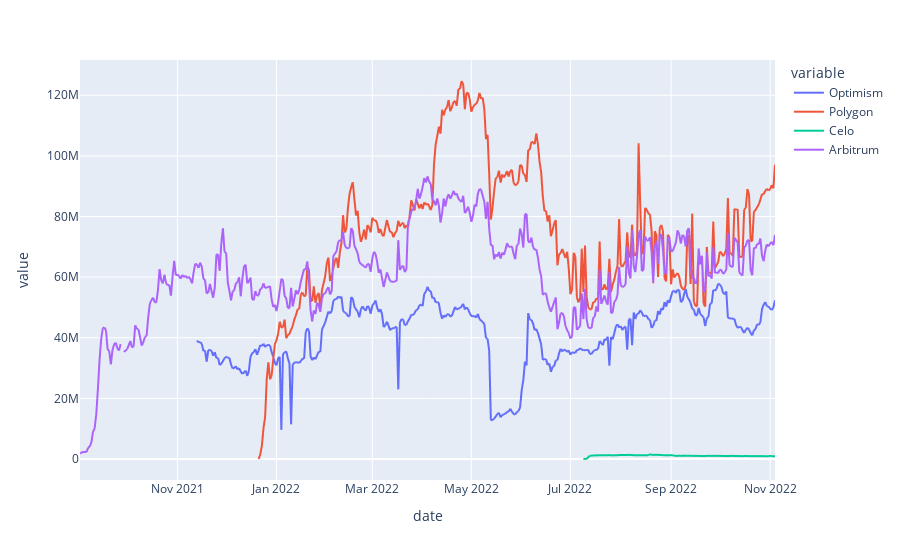

Source (notebook cell):
### Code cell
px.line(tvl_No_ETH[tvls_df_No_ETH.date > '2021-09-01'], x='date', 
        y=[x for x in tvl_No_ETH.columns if x != 'date'])

### Figure 1 — Plotly figure (JSON) as saved in the notebook; plotly's stock layout.template omitted (floating-point values rounded to 4 significant figures; data arrays with more than 128 entries replaced by an {"elided": "..."} marker saying what was removed)
{"data": [{"hovertemplate": "variable=Optimism<br>date=%{x}<br>value=%{y}<extra></extra>", "legendgroup": "Optimism", "line": {"color": "#636efa", "dash": "solid"}, "marker": {"symbol": "circle"}, "mode": "lines", "name": "Optimism", "showlegend": true, "type": "scattergl", "x": {"elided": "429 str values"}, "xaxis": "x", "y": {"elided": "429 float values"}, "yaxis": "y"}, {"hovertemplate": "variable=Polygon<br>date=%{x}<br>value=%{y}<extra></extra>", "legendgroup": "Polygon", "line": {"color": "#EF553B", "dash": "solid"}, "marker": {"symbol": "circle"}, "mode": "lines", "name": "Polygon", "showlegend": true, "type": "scattergl", "x": {"elided": "429 str values"}, "xaxis": "x", "y": {"elided": "429 float values"}, "yaxis": "y"}, {"hovertemplate": "variable=Celo<br>date=%{x}<br>value=%{y}<extra></extra>", "legendgroup": "Celo", "line": {"color": "#00cc96", "dash": "solid"}, "marker": {"symbol": "circle"}, "mode": "lines", "name": "Celo", "showlegend": true, "type": "scattergl", "x": {"elided": "429 str values"}, "xaxis": "x", "y": {"elided": "429 float values"}, "yaxis": "y"}, {"hovertemplate": "variable=Arbitrum<br>date=%{x}<br>value=%{y}<extra></extra>", "legendgroup": "Arbitrum", "line": {"color": "#ab63fa", "dash": "solid"}, "marker": {"symbol": "circle"}, "mode": "lines", "name": "Arbitrum", "showlegend": true, "type": "scattergl", "x": {"elided": "429 str values"}, "xaxis": "x", "y": {"elided": "429 float values"}, "yaxis": "y"}], "layout": {"legend": {"title": {"text": "variable"}, "tracegroupgap": 0}, "margin": {"t": 60}, "xaxis": {"anchor": "y", "domain": [0, 1], "title": {"text": "date"}}, "yaxis": {"anchor": "x", "domain": [0, 1], "title": {"text": "value"}}}}
